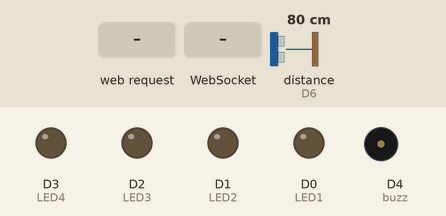
Simulated run of this sketch. Board: ESP8266 (NodeMCU). Shown: output pins drawn as LEDs (lit = HIGH), buzzer (waves = sounding, pin HIGH). Wiring (inferred from the names in the program): ultrasonic range finder: trigger D5; echo D6. The test bench sets the inputs (shaded band); at power-on: distance to the obstacle (sensor on D6) 80 cm. The echo pulse lasts 58.3 µs per cm; pins used as bus, display or sensor lines are not drawn; what the sketch prints to the serial monitor is not drawn.

Above: at 1.2 s.
1.3 s: distance to the obstacle (sensor on D6) set to 2 cm
At 2.5 s:
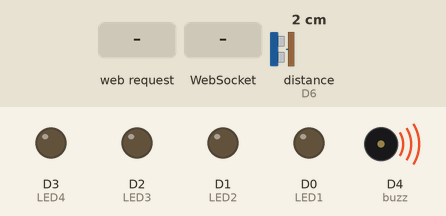
2.8 s: HTTP request GET /led1/on received
At 3.6 s:
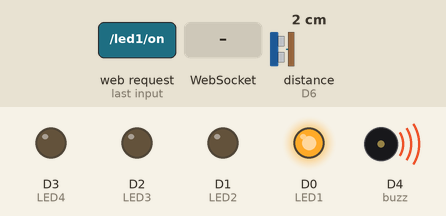
4.3 s: distance to the obstacle (sensor on D6) set to 35 cm
At 4.8 s:
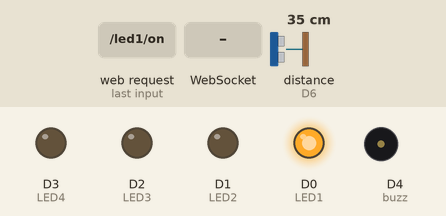
5.8 s: WebSocket text "1" received
At 7.0 s:
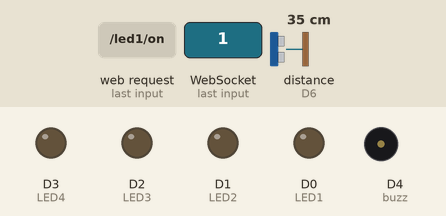
7.3 s: distance to the obstacle (sensor on D6) set to 4 cm
At 8.2 s:
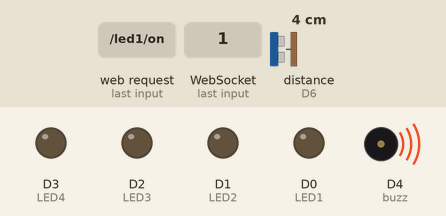
8.8 s: distance to the obstacle (sensor on D6) set to 60 cm
At 9.5 s:
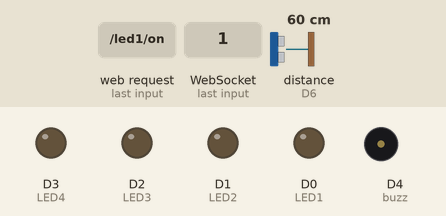
Timing chart, 0 to 11.3 s (numbered marks = the images above; inputs shaded):
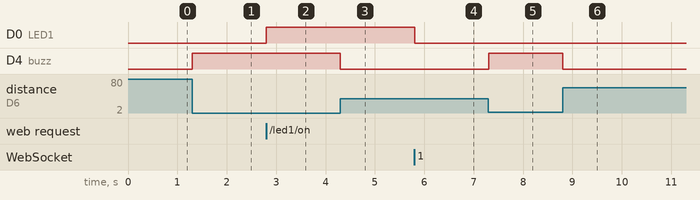

The sketch:

Home_autmation_using_ESP8266_.ino
```cpp
#ifdef ESP8266
#include <ESP8266WiFi.h>
#include <ESP8266mDNS.h>
#elif defined(ESP32)
#include <WiFi.h>
#include <ESPmDNS.h>
#else
#error "Board not found"
#endif

#include <WebSocketsServer.h>
#include <ArduinoJson.h>

#define SOUND_VELOCITY 0.034
#define CM_TO_INCH 0.393701

#define LED1 D0
#define LED2 D1
#define LED3 D2
#define LED4 D3
#define buzz D4
const int trigPin = 14;
const int echoPin = 12;

float distanceCm;
long duration;

char webpage[] PROGMEM = R"=====(

<!DOCTYPE html>
<html>

<script>

var connection = new WebSocket('ws://'+location.hostname+':81/');

var button_1_status = 0;
var button_2_status = 0;
var button_3_status = 0;
var button_4_status = 0;
var button_5_status = 0;

function button_1_on()
{
   button_1_status = 1;
  console.log("LED 1 is ON");
  send_data();
}

function button_1_off()
{
  button_1_status = 0;
console.log("LED 1 is OFF");
send_data();
}

function button_2_on()
{
   button_2_status = 1;
  console.log("LED 2 is ON");
  send_data();
}

function button_2_off()
{
  button_2_status = 0;
console.log("LED 2 is OFF");
send_data();
}
function button_3_on()
{
   button_3_status = 1;
  console.log("LED 3 is ON");
  send_data();
}

function button_3_off()
{
  button_3_status = 0;
console.log("LED 3 is OFF");
send_data();
}
function button_4_on()
{
   button_4_status = 1;
  console.log("LED 4 is ON");
  send_data();
}

function button_4_off()
{
  button_4_status = 0;
console.log("LED 4 is OFF");
send_data();
}
function button_5_off()
{
  button_5_status = 0;
console.log("buzz is OFF");
send_data();
}
function send_data()
{
  var full_data = '{"LED1" :'+button_1_status+',"LED2":'+button_2_status+',"LED3":'+button_3_status+',"LED4":'+button_4_status+',"buzz":'+button_5_status+'}';
  connection.send(full_data);
}


</script>
<body>

<center>
<h1>My Home Automation</h1>

<h3> LED 1 </h3>
<button onclick= "button_1_on()" >On</button><button onclick="button_1_off()" >Off</button>
<h3> LED 2 </h3>
<button onclick="button_2_on()">On</button><button onclick="button_2_off()">Off</button>
<h3> LED 3 </h3>
<button onclick= "button_3_on()" >On</button><button onclick="button_3_off()" >Off</button>
<h3> LED 4 </h3>
<button onclick="button_4_on()">On</button><button onclick="button_4_off()">Off</button>

</center>
</body>
</html>

)=====";


#include <ESPAsyncWebServer.h>

AsyncWebServer server(80); // server port 80
WebSocketsServer websockets(81);

void notFound(AsyncWebServerRequest *request)
{
  request->send(404, "text/plain", "Page Not found");
}


void webSocketEvent(uint8_t num, WStype_t type, uint8_t * payload, size_t length) {

  switch (type)
  {
    case WStype_DISCONNECTED:
      Serial.printf("[%u] Disconnected!\n", num);
      break;
    case WStype_CONNECTED: {
        IPAddress ip = websockets.remoteIP(num);
        Serial.printf("[%u] Connected from %d.%d.%d.%d url: %s\n", num, ip[0], ip[1], ip[2], ip[3], payload);

        // send message to client
        websockets.sendTXT(num, "Connected from server");
      }
      break;
    case WStype_TEXT:
      Serial.printf("[%u] get Text: %s\n", num, payload);
      String message = String((char*)( payload));
      Serial.println(message);
     DynamicJsonDocument doc(200);
    // deserialize the data
    DeserializationError error = deserializeJson(doc, message);
    // parse the parameters we expect to receive (TO-DO: error handling)
      // Test if parsing succeeds.
  if (error) {
    Serial.print("deserializeJson() failed: ");
    Serial.println(error.c_str());
    return;
  }

  int LED1_status = doc["LED1"];
  int LED2_status = doc["LED2"];
  int LED3_status = doc["LED3"];
  int LED4_status = doc["LED4"];
  int buzz_status = doc["buzz"];
  digitalWrite(LED1,LED1_status);
  digitalWrite(LED2,LED2_status);
  digitalWrite(LED3,LED3_status);
  digitalWrite(LED4,LED4_status);
  digitalWrite(buzz,buzz_status);
  }
}

void setup(void)
{

  Serial.begin(115200);
  pinMode(trigPin,OUTPUT);
  pinMode(echoPin,INPUT);
  pinMode(LED1,OUTPUT);
  pinMode(LED2,OUTPUT);
  pinMode(LED3,OUTPUT);
  pinMode(LED4,OUTPUT);
  pinMode(buzz,OUTPUT);


  WiFi.softAP("halum automation", "");
  Serial.println("halum");
  Serial.println("");
  Serial.println(WiFi.softAPIP());


  if (MDNS.begin("ESP")) { //esp.local/
    Serial.println("MDNS responder started");
  }
  server.on("/", [](AsyncWebServerRequest * request)
  {
  request->send_P(200, "text/html", webpage);
  });
  server.on("/led1/on", HTTP_GET, [](AsyncWebServerRequest * request)
  {
    digitalWrite(LED1,HIGH);
  request->send_P(200, "text/html", webpage);
  });

  server.onNotFound(notFound);
  server.begin();  // it will start webserver
  websockets.begin();
  websockets.onEvent(webSocketEvent);

}
void loop()
{
  digitalWrite(trigPin, LOW);
  delayMicroseconds(2);
  digitalWrite(trigPin, HIGH);
  delayMicroseconds(10);
  digitalWrite(trigPin, LOW);
  duration = pulseIn(echoPin, HIGH);
  distanceCm = duration * SOUND_VELOCITY/2;
  Serial.print("Distance (cm): ");
  Serial.println(distanceCm);

  if(distanceCm<30)
 {
   digitalWrite(buzz,HIGH);
 }
 else
 {
   digitalWrite(buzz,LOW);
 }
 websockets.loop();

}
```

Measured:
- after the input at 1.3 s, D4 (buzz): LOW → HIGH at once
- after the input at 2.8 s, D0 (LED1): LOW → HIGH at once
- after the input at 4.3 s, D4 (buzz): HIGH → LOW at once
- after the input at 5.8 s, D0 (LED1): HIGH → LOW at once
- after the input at 7.3 s, D4 (buzz): LOW → HIGH at once
- after the input at 8.8 s, D4 (buzz): HIGH → LOW at once
